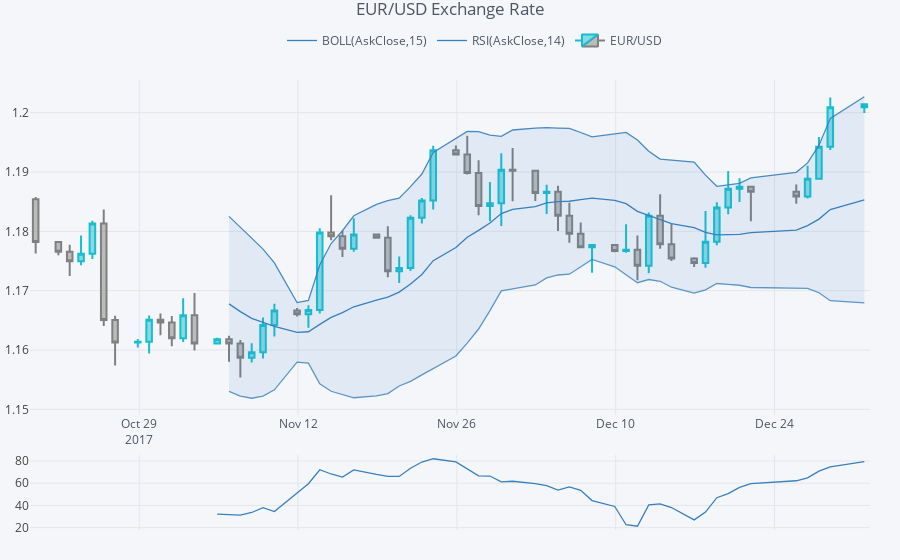

Notebook code for this chart:
### Code cell
plyo.iplot(qf.iplot(asFigure=True),
          # image='png',
          filename='qf_03')
